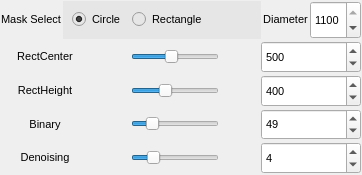
      <widget class="QWidget" name="layoutWidget_auto_03">
        <property name="geometry">
          <rect>
            <x>6</x>
            <y>56</y>
            <width>198</width>
            <height>175</height>
          </rect>
        </property>
        <layout class="QVBoxLayout" name="verticalLayout_6">
          <property name="spacing">
            <number>2</number>
          </property>
          <property name="bottomMargin">
            <number>1</number>
          </property>
          <property name="rightMargin">
            <number>1</number>
          </property>
          <property name="topMargin">
            <number>1</number>
          </property>
          <property name="leftMargin">
            <number>1</number>
          </property>
          <item>
            <layout class="QHBoxLayout" name="horizontalLayout_7">
              <item>
                <layout class="QHBoxLayout" name="horizontalLayout_5">
                  <item>
                    <widget class="QLabel" name="label_3">
                      <property name="font">
                        <font>
                          <family>Arial</family>
                          <pointsize>8</pointsize>
                        </font>
                      </property>
                      <property name="text">
                        <string>&lt;html&gt;&lt;head/&gt;&lt;body&gt;&lt;p align="center"&gt;Mask Select&lt;/p&gt;&lt;/body&gt;&lt;/html&gt;</string>
                      </property>
                    </widget>
                  </item>
                  <item>
                    <widget class="QWidget" name="m_widget" native="true">
                      <property name="styleSheet">
                        <string notr="true">background-color: rgb(230, 230, 230);</string>
                      </property>
                      <layout class="QVBoxLayout" name="verticalLayout">
                        <item>
                          <layout class="QHBoxLayout" name="horizontalLayout_4">
                            <item>
                              <widget class="QRadioButton" name="CircleRbt">
                                <property name="font">
                                  <font>
                                    <family>Arial</family>
                                    <pointsize>8</pointsize>
                                  </font>
                                </property>
                                <property name="text">
                                  <string>Circle</string>
                                </property>
                                <property name="checked">
                                  <bool>true</bool>
                                </property>
                              </widget>
                            </item>
                            <item>
                              <spacer name="horizontalSpacer_3">
                                <property name="orientation">
                                  <enum>Qt::Orientation::Horizontal</enum>
                                </property>
                                <property name="sizeType">
                                  <enum>QSizePolicy::Policy::Maximum</enum>
                                </property>
                                <property name="sizeHint" stdset="0">
                                  <size>
                                    <width>40</width>
                                    <height>20</height>
                                  </size>
                                </property>
                              </spacer>
                            </item>
                            <item>
                              <widget class="QRadioButton" name="RectRbt">
                                <property name="minimumSize">
                                  <size>
                                    <width>120</width>
                                    <height>0</height>
                                  </size>
                                </property>
                                <property name="font">
                                  <font>
                                    <family>Arial</family>
                                    <pointsize>8</pointsize>
                                  </font>
                                </property>
                                <property name="text">
                                  <string>Rectangle</string>
                                </property>
                              </widget>
                            </item>
                          </layout>
                        </item>
                      </layout>
                    </widget>
                  </item>
                </layout>
              </item>
              <item>
                <layout class="QHBoxLayout" name="horizontalLayout_6">
                  <item>
                    <widget class="QLabel" name="label_4">
                      <property name="font">
                        <font>
                          <family>Arial</family>
                          <pointsize>8</pointsize>
                        </font>
                      </property>
                      <property name="text">
                        <string>&lt;html&gt;&lt;head/&gt;&lt;body&gt;&lt;p align="center"&gt;Diameter&lt;/p&gt;&lt;/body&gt;&lt;/html&gt;</string>
                      </property>
                    </widget>
                  </item>
                  <item>
                    <widget class="QSpinBox" name="Diameter">
                      <property name="sizePolicy">
                        <sizepolicy hsizetype="Minimum" vsizetype="Expanding">
                          <horstretch>0</horstretch>
                          <verstretch>0</verstretch>
                        </sizepolicy>
                      </property>
                      <property name="font">
                        <font>
                          <family>Arial</family>
                          <pointsize>8</pointsize>
                        </font>
                      </property>
                      <property name="minimum">
                        <number>200</number>
                      </property>
                      <property name="maximum">
                        <number>1100</number>
                      </property>
                      <property name="value">
                        <number>1100</number>
                      </property>
                    </widget>
                  </item>
                </layout>
              </item>
            </layout>
          </item>
          <item>
            <layout class="QHBoxLayout" name="horizontalLayout_33">
              <item>
                <widget class="QLabel" name="label_21">
                  <property name="enabled">
                    <bool>true</bool>
                  </property>
                  <property name="sizePolicy">
                    <sizepolicy hsizetype="Expanding" vsizetype="Expanding">
                      <horstretch>0</horstretch>
                      <verstretch>0</verstretch>
                    </sizepolicy>
                  </property>
                  <property name="maximumSize">
                    <size>
                      <width>150</width>
                      <height>16777215</height>
                    </size>
                  </property>
                  <property name="font">
                    <font>
                      <family>Arial</family>
                      <pointsize>8</pointsize>
                    </font>
                  </property>
                  <property name="text">
                    <string>&lt;html&gt;&lt;head/&gt;&lt;body&gt;&lt;p align="center"&gt;RectCenter&lt;/p&gt;&lt;/body&gt;&lt;/html&gt;</string>
                  </property>
                </widget>
              </item>
              <item>
                <spacer name="horizontalSpacer_28">
                  <property name="orientation">
                    <enum>Qt::Orientation::Horizontal</enum>
                  </property>
                  <property name="sizeType">
                    <enum>QSizePolicy::Policy::Fixed</enum>
                  </property>
                  <property name="sizeHint" stdset="0">
                    <size>
                      <width>40</width>
                      <height>20</height>
                    </size>
                  </property>
                </spacer>
              </item>
              <item>
                <widget class="QSlider" name="UpBoundarySlider">
                  <property name="sizePolicy">
                    <sizepolicy hsizetype="Expanding" vsizetype="Fixed">
                      <horstretch>0</horstretch>
                      <verstretch>0</verstretch>
                    </sizepolicy>
                  </property>
                  <property name="minimumSize">
                    <size>
                      <width>0</width>
                      <height>20</height>
                    </size>
                  </property>
                  <property name="maximum">
                    <number>1100</number>
                  </property>
                  <property name="value">
                    <number>500</number>
                  </property>
                  <property name="orientation">
                    <enum>Qt::Orientation::Horizontal</enum>
                  </property>
                </widget>
              </item>
              <item>
                <spacer name="horizontalSpacer_29">
                  <property name="orientation">
                    <enum>Qt::Orientation::Horizontal</enum>
                  </property>
                  <property name="sizeType">
                    <enum>QSizePolicy::Policy::Fixed</enum>
                  </property>
                  <property name="sizeHint" stdset="0">
                    <size>
                      <width>40</width>
                      <height>20</height>
                    </size>
                  </property>
                </spacer>
              </item>
              <item>
                <widget class="QSpinBox" name="UpBoundary">
                  <property name="sizePolicy">
                    <sizepolicy hsizetype="Preferred" vsizetype="Expanding">
                      <horstretch>0</horstretch>
                      <verstretch>0</verstretch>
                    </sizepolicy>
                  </property>
                  <property name="minimumSize">
                    <size>
                      <width>100</width>
                      <height>0</height>
                    </size>
                  </property>
                  <property name="font">
                    <font>
                      <family>Arial</family>
                      <pointsize>8</pointsize>
                    </font>
                  </property>
                  <property name="maximum">
                    <number>1100</number>
                  </property>
                  <property name="value">
                    <number>500</number>
                  </property>
                </widget>
              </item>
            </layout>
          </item>
          <item>
            <layout class="QHBoxLayout" name="horizontalLayout_34">
              <item>
                <widget class="QLabel" name="label_22">
                  <property name="enabled">
                    <bool>true</bool>
                  </property>
                  <property name="sizePolicy">
                    <sizepolicy hsizetype="Expanding" vsizetype="Expanding">
                      <horstretch>0</horstretch>
                      <verstretch>0</verstretch>
                    </sizepolicy>
                  </property>
                  <property name="maximumSize">
                    <size>
                      <width>150</width>
                      <height>16777215</height>
                    </size>
                  </property>
                  <property name="font">
                    <font>
                      <family>Arial</family>
                      <pointsize>8</pointsize>
                    </font>
                  </property>
                  <property name="text">
                    <string>&lt;html&gt;&lt;head/&gt;&lt;body&gt;&lt;p align="center"&gt;RectHeight&lt;/p&gt;&lt;/body&gt;&lt;/html&gt;</string>
                  </property>
                </widget>
              </item>
              <item>
                <spacer name="horizontalSpacer_30">
                  <property name="orientation">
                    <enum>Qt::Orientation::Horizontal</enum>
                  </property>
                  <property name="sizeType">
                    <enum>QSizePolicy::Policy::Fixed</enum>
                  </property>
                  <property name="sizeHint" stdset="0">
                    <size>
                      <width>40</width>
                      <height>20</height>
                    </size>
                  </property>
                </spacer>
              </item>
              <item>
                <widget class="QSlider" name="RectHeightSlider">
                  <property name="sizePolicy">
                    <sizepolicy hsizetype="Expanding" vsizetype="Fixed">
                      <horstretch>0</horstretch>
                      <verstretch>0</verstretch>
                    </sizepolicy>
                  </property>
                  <property name="minimumSize">
                    <size>
                      <width>0</width>
                      <height>20</height>
                    </size>
                  </property>
                  <property name="maximum">
                    <number>1100</number>
                  </property>
                  <property name="value">
                    <number>400</number>
                  </property>
                  <property name="orientation">
                    <enum>Qt::Orientation::Horizontal</enum>
                  </property>
                </widget>
              </item>
              <item>
                <spacer name="horizontalSpacer_31">
                  <property name="orientation">
                    <enum>Qt::Orientation::Horizontal</enum>
                  </property>
                  <property name="sizeType">
                    <enum>QSizePolicy::Policy::Fixed</enum>
                  </property>
                  <property name="sizeHint" stdset="0">
                    <size>
                      <width>40</width>
                      <height>20</height>
                    </size>
                  </property>
                </spacer>
              </item>
              <item>
                <widget class="QSpinBox" name="RectHeight">
                  <property name="sizePolicy">
                    <sizepolicy hsizetype="Preferred" vsizetype="Expanding">
                      <horstretch>0</horstretch>
                      <verstretch>0</verstretch>
                    </sizepolicy>
                  </property>
                  <property name="minimumSize">
                    <size>
                      <width>100</width>
                      <height>0</height>
                    </size>
                  </property>
                  <property name="font">
                    <font>
                      <family>Arial</family>
                      <pointsize>8</pointsize>
                    </font>
                  </property>
                  <property name="maximum">
                    <number>1100</number>
                  </property>
                  <property name="value">
                    <number>400</number>
                  </property>
                </widget>
              </item>
            </layout>
          </item>
          <item>
            <layout class="QHBoxLayout" name="horizontalLayout_11">
              <item>
                <widget class="QLabel" name="label_7">
                  <property name="enabled">
                    <bool>true</bool>
                  </property>
                  <property name="sizePolicy">
                    <sizepolicy hsizetype="Expanding" vsizetype="Expanding">
                      <horstretch>0</horstretch>
                      <verstretch>0</verstretch>
                    </sizepolicy>
                  </property>
                  <property name="maximumSize">
                    <size>
                      <width>150</width>
                      <height>16777215</height>
                    </size>
                  </property>
                  <property name="font">
                    <font>
                      <family>Arial</family>
                      <pointsize>8</pointsize>
                    </font>
                  </property>
                  <property name="text">
                    <string>&lt;html&gt;&lt;head/&gt;&lt;body&gt;&lt;p align="center"&gt;Binary&lt;/p&gt;&lt;/body&gt;&lt;/html&gt;</string>
                  </property>
                </widget>
              </item>
              <item>
                <spacer name="horizontalSpacer_5">
                  <property name="orientation">
                    <enum>Qt::Orientation::Horizontal</enum>
                  </property>
                  <property name="sizeType">
                    <enum>QSizePolicy::Policy::Fixed</enum>
                  </property>
                  <property name="sizeHint" stdset="0">
                    <size>
                      <width>40</width>
                      <height>20</height>
                    </size>
                  </property>
                </spacer>
              </item>
              <item>
                <widget class="QSlider" name="BinThreshSlider">
                  <property name="sizePolicy">
                    <sizepolicy hsizetype="Expanding" vsizetype="Fixed">
                      <horstretch>0</horstretch>
                      <verstretch>0</verstretch>
                    </sizepolicy>
                  </property>
                  <property name="minimumSize">
                    <size>
                      <width>0</width>
                      <height>20</height>
                    </size>
                  </property>
                  <property name="maximum">
                    <number>255</number>
                  </property>
                  <property name="value">
                    <number>49</number>
                  </property>
                  <property name="orientation">
                    <enum>Qt::Orientation::Horizontal</enum>
                  </property>
                </widget>
              </item>
              <item>
                <spacer name="horizontalSpacer_6">
                  <property name="orientation">
                    <enum>Qt::Orientation::Horizontal</enum>
                  </property>
                  <property name="sizeType">
                    <enum>QSizePolicy::Policy::Fixed</enum>
                  </property>
                  <property name="sizeHint" stdset="0">
                    <size>
                      <width>40</width>
                      <height>20</height>
                    </size>
                  </property>
                </spacer>
              </item>
              <item>
                <widget class="QSpinBox" name="BinThreshBox">
                  <property name="sizePolicy">
                    <sizepolicy hsizetype="Preferred" vsizetype="Expanding">
                      <horstretch>0</horstretch>
                      <verstretch>0</verstretch>
                    </sizepolicy>
                  </property>
                  <property name="minimumSize">
                    <size>
                      <width>100</width>
                      <height>0</height>
                    </size>
                  </property>
                  <property name="font">
                    <font>
                      <family>Arial</family>
                      <pointsize>8</pointsize>
                    </font>
                  </property>
                  <property name="maximum">
                    <number>255</number>
                  </property>
                  <property name="value">
                    <number>49</number>
                  </property>
                </widget>
              </item>
            </layout>
          </item>
          <item>
            <layout class="QHBoxLayout" name="horizontalLayout_13">
              <item>
                <widget class="QLabel" name="label_15">
                  <property name="enabled">
                    <bool>true</bool>
                  </property>
                  <property name="sizePolicy">
                    <sizepolicy hsizetype="Expanding" vsizetype="Expanding">
                      <horstretch>0</horstretch>
                      <verstretch>0</verstretch>
                    </sizepolicy>
                  </property>
                  <property name="maximumSize">
                    <size>
                      <width>150</width>
                      <height>16777215</height>
                    </size>
                  </property>
                  <property name="font">
                    <font>
                      <family>Arial</family>
                      <pointsize>8</pointsize>
                    </font>
                  </property>
                  <property name="text">
                    <string>&lt;html&gt;&lt;head/&gt;&lt;body&gt;&lt;p align="center"&gt;Denoising&lt;/p&gt;&lt;/body&gt;&lt;/html&gt;</string>
                  </property>
                </widget>
              </item>
              <item>
                <spacer name="horizontalSpacer_16">
                  <property name="orientation">
                    <enum>Qt::Orientation::Horizontal</enum>
                  </property>
                  <property name="sizeType">
                    <enum>QSizePolicy::Policy::Fixed</enum>
                  </property>
                  <property name="sizeHint" stdset="0">
                    <size>
                      <width>40</width>
                      <height>20</height>
                    </size>
                  </property>
                </spacer>
              </item>
              <item>
                <widget class="QSlider" name="ErodesSlider">
                  <property name="sizePolicy">
                    <sizepolicy hsizetype="Expanding" vsizetype="Fixed">
                      <horstretch>0</horstretch>
                      <verstretch>0</verstretch>
                    </sizepolicy>
                  </property>
                  <property name="minimumSize">
                    <size>
                      <width>0</width>
                      <height>20</height>
                    </size>
                  </property>
                  <property name="maximum">
                    <number>20</number>
                  </property>
                  <property name="value">
                    <number>4</number>
                  </property>
                  <property name="orientation">
                    <enum>Qt::Orientation::Horizontal</enum>
                  </property>
                </widget>
              </item>
              <item>
                <spacer name="horizontalSpacer_17">
                  <property name="orientation">
                    <enum>Qt::Orientation::Horizontal</enum>
                  </property>
                  <property name="sizeType">
                    <enum>QSizePolicy::Policy::Fixed</enum>
                  </property>
                  <property name="sizeHint" stdset="0">
                    <size>
                      <width>40</width>
                      <height>20</height>
                    </size>
                  </property>
                </spacer>
              </item>
              <item>
                <widget class="QSpinBox" name="ErodesThresh">
                  <property name="sizePolicy">
                    <sizepolicy hsizetype="Preferred" vsizetype="Expanding">
                      <horstretch>0</horstretch>
                      <verstretch>0</verstretch>
                    </sizepolicy>
                  </property>
                  <property name="minimumSize">
                    <size>
                      <width>100</width>
                      <height>0</height>
                    </size>
                  </property>
                  <property name="font">
                    <font>
                      <family>Arial</family>
                      <pointsize>8</pointsize>
                    </font>
                  </property>
                  <property name="maximum">
                    <number>20</number>
                  </property>
                  <property name="value">
                    <number>4</number>
                  </property>
                </widget>
              </item>
            </layout>
          </item>
        </layout>
      </widget>
